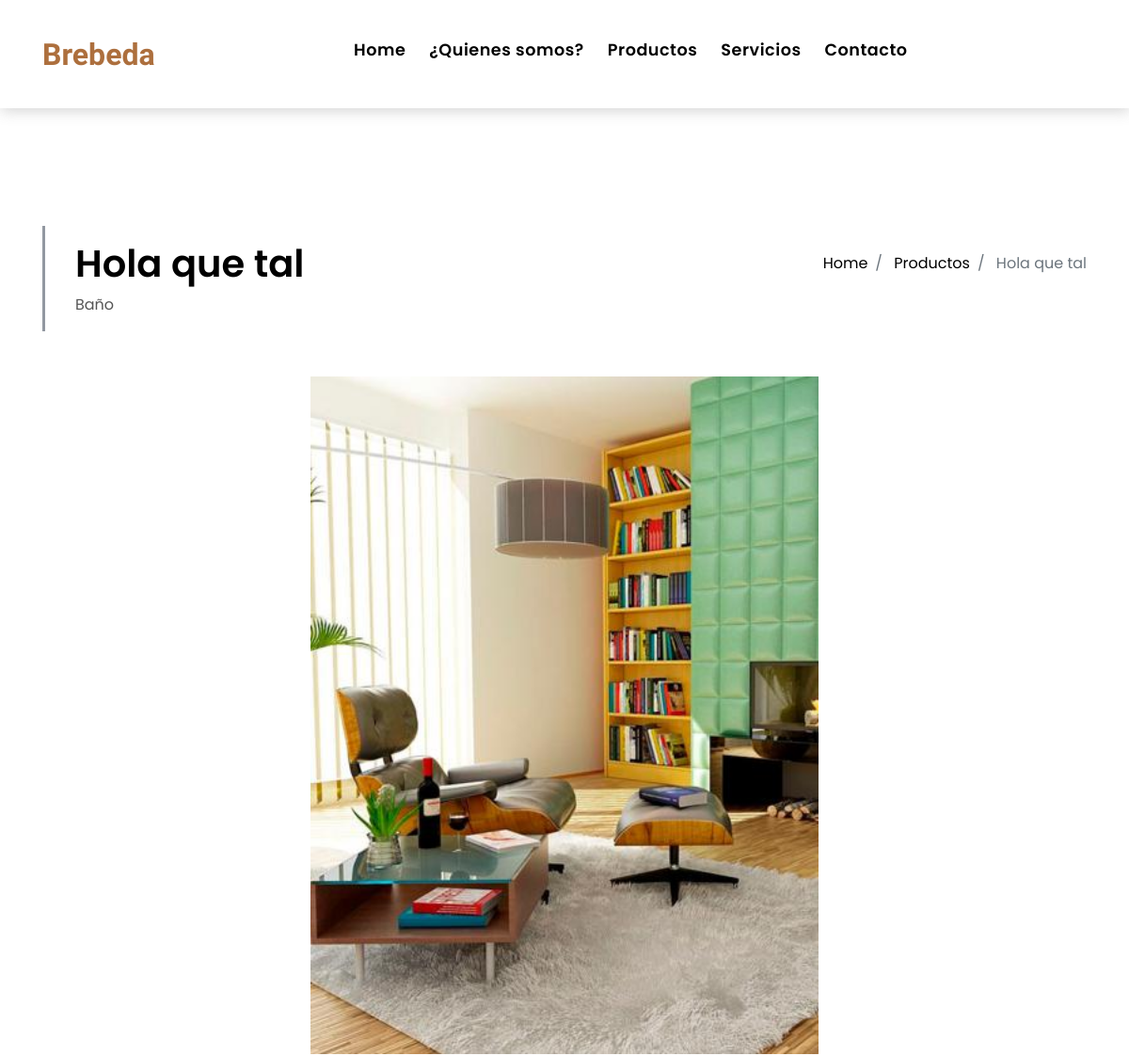
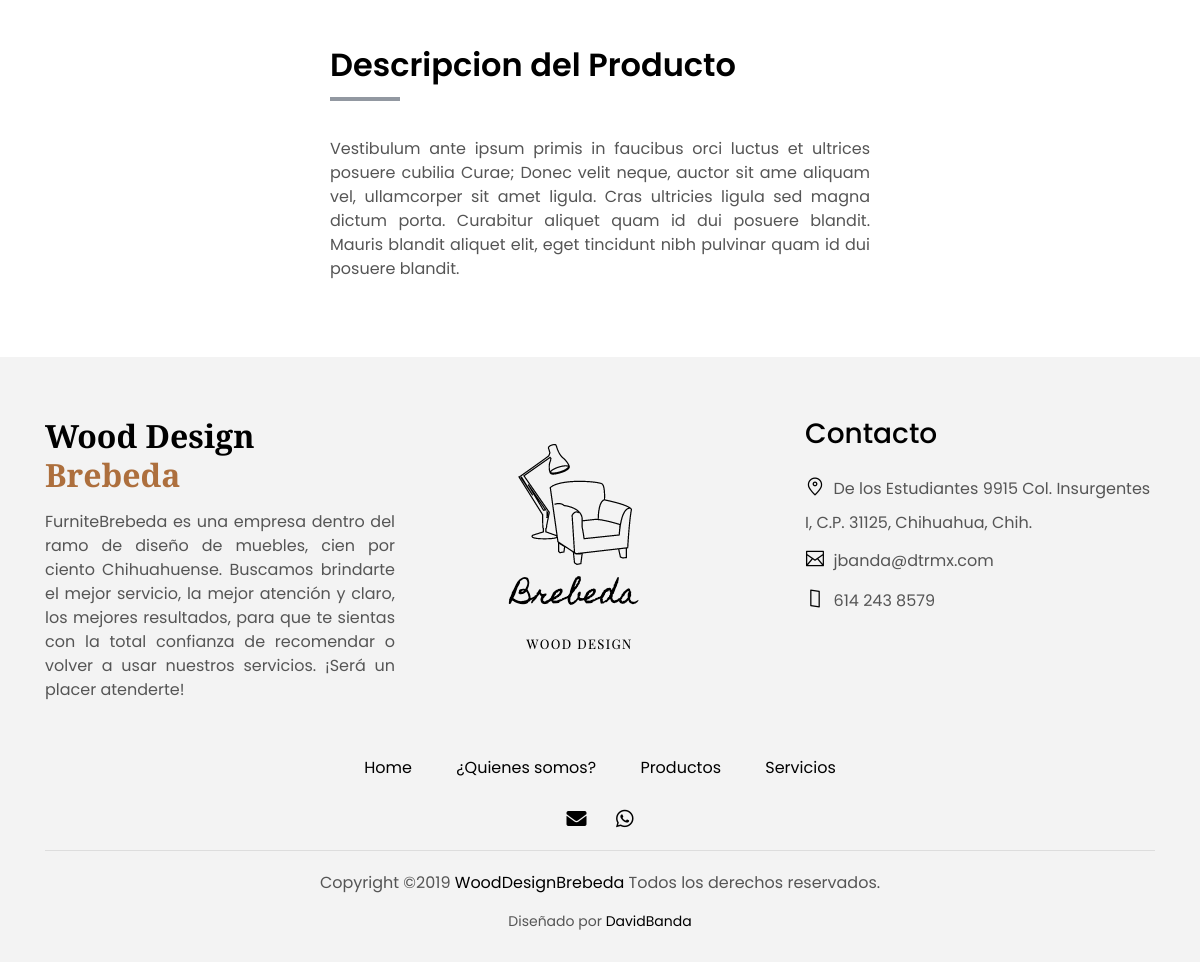
The app's page /productos/Hola-que-tal/2/ with its own data (2 pictures, top to bottom).
### products/models.py (models this page shows, shortened)
class Product(models.Model):
    title = models.CharField(max_length=100)
    categories = (
        ('Baño', 'Baño'),
        ('Cocina', 'Cocina'),
        ('Comedor', 'Comedor'),
        ('Recamara', 'Recamara'),
        ('Sala', 'Sala'),
    )
    category = models.CharField(max_length=10, choices=categories, default='Baño')
    content = models.TextField()
    price = models.CharField(max_length=15)
    date_posted = models.DateTimeField(default=timezone.now)
    author = models.ForeignKey(User, on_delete=models.CASCADE)
    image = models.ImageField(default='default.jpg', upload_to='profile_pics')

### products/views.py (the view)
# urls.py: path('productos/<str:title>/<int:pk>/', views.productSingle.as_view(), name='product-single')
class productSingle(DetailView):
    model = Product
    template_name = 'products/product-single.html'

### products/templates/products/product-single.html
{% extends "products/index.html" %}
{% block content %}
<section class="intro-single">
  <div class="container">
    <div class="row">
      <div class="col-md-12 col-lg-8">
        <div class="title-single-box">
          <h1 class="title-single">{{ object.title }}</h1>
          <span class="color-text-a">{{ object.category }}</span>
        </div>
      </div>
      <div class="col-md-12 col-lg-4">
        <nav aria-label="breadcrumb" class="breadcrumb-box d-flex justify-content-lg-end">
          <ol class="breadcrumb">
            <li class="breadcrumb-item">
              <a href="{% url 'products-home' %}">Home</a>
            </li>
            <li class="breadcrumb-item">
              <a href="{% url 'products-product_grid' %}">Productos</a>
            </li>
            <li class="breadcrumb-item active" aria-current="page">
              {{ object.title }}
            </li>
          </ol>
        </nav>
      </div>
    </div>
  </div>
</section>
<section class="property-single nav-arrow-b">
  <div class="container">
    <div class="row justify-content-center">
      <div class="col-sm-6">
        <div id="property-single-carousel" class="owl-carousel owl-arrow gallery-property">
          <div class="carousel-item-b">
            <img src="{{ object.image.url }} ">
          </div>
        </div>
        <div class="row justify-content-center">
          <div class="col-md-12 col-lg-12 section-md-t3">
            <div class="row">
              <div class="col-sm-12">
                <div class="title-box-d">
                  <h3 class="title-d">Descripcion del Producto</h3>
                </div>
              </div>
            </div>
            <div class="property-description">
              <p class="description color-text-a" style="text-align:justify;">
                {{ object.content }}
              </p>
            </div>
          </div>
        </div>
      </div>
    </div>
  </div>
</section>
{% endblock content %}

### products/static/products/css/main.css (style rules this page uses)
body { font-family: 'Poppins', sans-serif; color: #555555; }
h1, h2, h3, h4, h5, h6 { color: #000000; }
a { color: #000000; transition: all .5s ease; }
.color-text-a { color: #555555; }
.title-box-d { padding-bottom: 1.8rem; margin-bottom: 1rem; position: relative; }
.title-box-d .title-d { font-weight: 600; font-size: 2rem; }
.title-box-d .title-d:after { content: ''; position: absolute; width: 70px; height: 4px; background-color: #9298a1; bottom: 20px; left: 0; }
.intro-single { padding: 12rem 0 3rem; }
.intro-single .title-single-box { padding: 1rem 0 1rem 2rem; }
.intro-single .title-single-box { border-left: 3px solid #9298a1; }
.intro-single .title-single-box .title-single { font-weight: 600; font-size: 2.2rem; }
.intro-single .breadcrumb-box { padding: 1rem 0 0 .5rem; }
.intro-single .breadcrumb { background-color: transparent; padding-right: 0; padding-left: 0; }
.gallery-property { margin-bottom: 3rem; }
@media (min-width: 768px) { .intro-single .title-single-box .title-single { font-size: 2.1rem; } }
@media (min-width: 992px) { .intro-single .title-single-box .title-single { font-size: 2.5rem; } }

### records on screen
Product: title "Hola que tal", category "Baño", image (picture), content "Vestibulum ante ipsum primis in faucibus orci luctus et ultrices posuere cubilia Curae; Donec velit neque, auctor sit ame aliquam vel, ullamcorper sit amet ligula. Cras ultricies ligula sed magna dictum porta. Curabitur aliquet quam id dui posuere blandit. Mauris blandit aliquet elit, eget tincidunt nibh pulvinar quam id dui posuere blandit."
